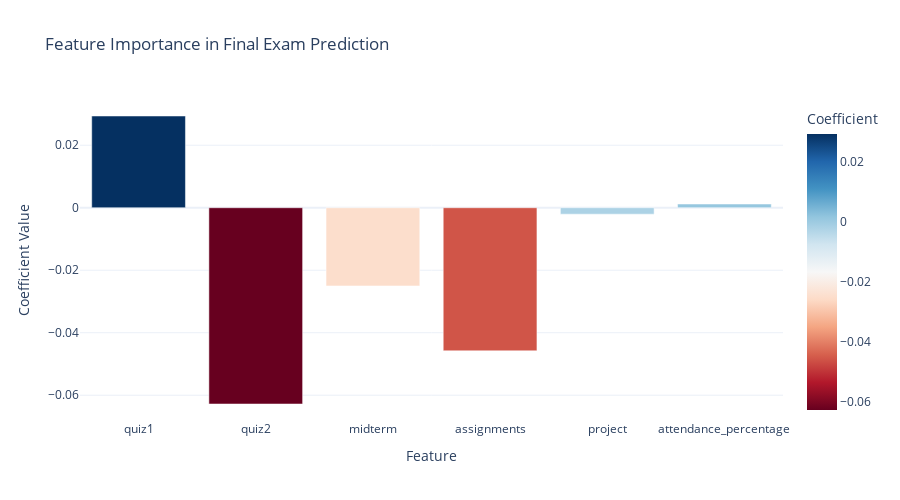

Here is the notebook cell this chart was saved with:
### Code cell
if enrollments is not None and grades is not None and attendances is not None and model is not None:
    coef_df = pd.DataFrame({
        'Feature': feature_names,
        'Coefficient': model.coef_[0]
    })
    fig = px.bar(coef_df, x='Feature', y='Coefficient', color='Coefficient',
                 color_continuous_scale='RdBu', height=500,
                 title='Feature Importance in Final Exam Prediction')
    fig.update_layout(xaxis_title='Feature', yaxis_title='Coefficient Value',
                     showlegend=False, template='plotly_white')
    fig.show()

### Figure 1 — Plotly figure (JSON) as saved in the notebook; plotly's stock layout.template omitted (floating-point values rounded to 4 significant figures)
{"data": [{"hovertemplate": "Feature=%{x}<br>Coefficient=%{marker.color}<extra></extra>", "legendgroup": "", "marker": {"color": [0.02935, -0.0628, -0.02504, -0.04579, -0.002073, 0.001187], "coloraxis": "coloraxis", "pattern": {"shape": ""}}, "name": "", "orientation": "v", "showlegend": false, "textposition": "auto", "type": "bar", "x": ["quiz1", "quiz2", "midterm", "assignments", "project", "attendance_percentage"], "xaxis": "x", "y": [0.02935, -0.0628, -0.02504, -0.04579, -0.002073, 0.001187], "yaxis": "y"}], "layout": {"barmode": "relative", "coloraxis": {"colorbar": {"title": {"text": "Coefficient"}}, "colorscale": [[0, "rgb(103,0,31)"], [0.1, "rgb(178,24,43)"], [0.2, "rgb(214,96,77)"], [0.3, "rgb(244,165,130)"], [0.4, "rgb(253,219,199)"], [0.5, "rgb(247,247,247)"], [0.6, "rgb(209,229,240)"], [0.7, "rgb(146,197,222)"], [0.8, "rgb(67,147,195)"], [0.9, "rgb(33,102,172)"], [1, "rgb(5,48,97)"]]}, "height": 500, "legend": {"tracegroupgap": 0}, "showlegend": false, "title": {"text": "Feature Importance in Final Exam Prediction"}, "xaxis": {"anchor": "y", "domain": [0, 1], "title": {"text": "Feature"}}, "yaxis": {"anchor": "x", "domain": [0, 1], "title": {"text": "Coefficient Value"}}}}
